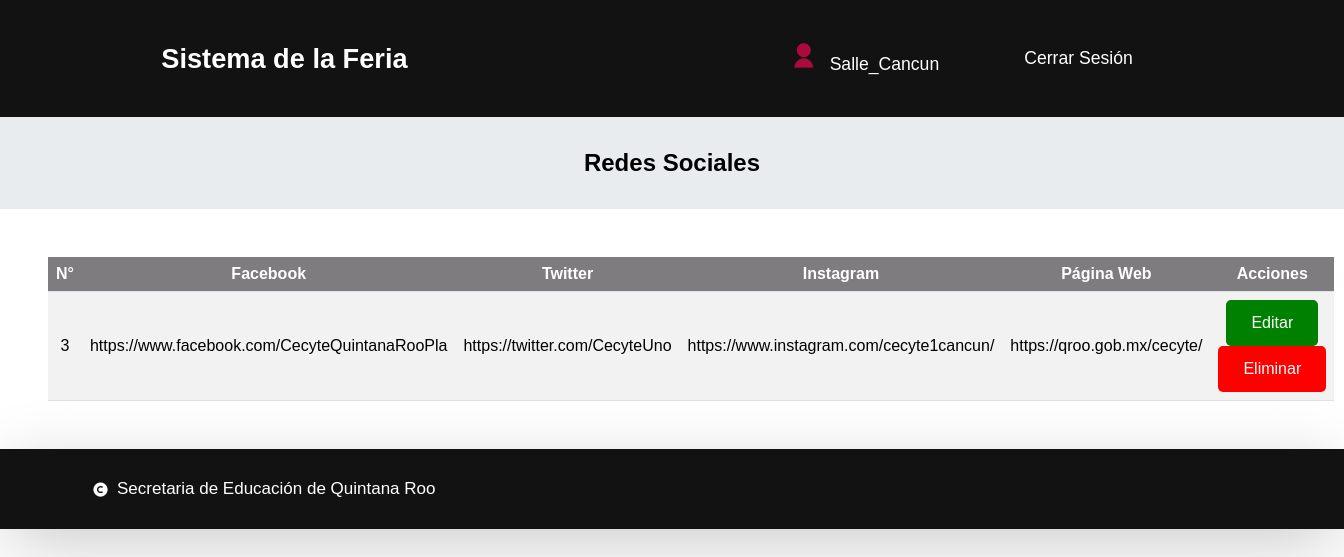
The app's page /modi_redes.php (signed in) with its own data.
### tables this page shows
CREATE TABLE `redes_sociales` (
  `id_red_social` int(11) NOT NULL,
  `facebook` varchar(80) NOT NULL,
  `twitter` varchar(80) NOT NULL,
  `instagram` varchar(80) NOT NULL,
  `tiktok` varchar(300) NOT NULL,
  `pagina_web` varchar(80) NOT NULL,
  `direccion` varchar(100) NOT NULL,
  `whatsapp` varchar(100) NOT NULL,
  `telefono` varchar(12) NOT NULL,
  `email` varchar(80) NOT NULL,
  `maps` varchar(300) NOT NULL
);

### modi_redes.php (the view, shortened to what this page needs)
<?php
    if(isset($_SESSION['id_usuario']) && isset($_SESSION['usuario'])){
?>
<!DOCTYPE html>
<html lang="en">
    <head>
        <link rel="stylesheet" href="css/crud.css">
        <link rel="stylesheet" href="css/sistema.css">
        <link href="https://cdn.jsdelivr.net/npm/remixicon@2.5.0/fonts/remixicon.css" rel="stylesheet">
        <link rel="stylesheet" href="https://unpkg.com/boxicons@latest/css/boxicons.min.css">
    </head>
    <body>
        <header>
            <div class="logo"><span>Sistema de la Feria</span></div>
            <div class="main">
                <a href="index.php" class="user"><i class="ri-user-fill"></i> <?php echo $_SESSION["usuario"]; ?></a>
                <a href="controlador/cont_sing_out.php">Cerrar Sesión</a>
            </div>
        </header>
        <div class="jumbotron">
            <h4>Redes Sociales</h4>
        </div>
        <table>
            <thead>
                <tr>
                    <th>N°</th>
                    <th>Facebook</th>
                    <th>Twitter</th>
                    <th>Instagram</th>
                    <th>Página Web</th>
                    <th>Acciones</th>
                </tr>
            </thead>
            <tbody>
                <?php
                    include 'database/conexion.php';
                    $sql_usuario = "SELECT * FROM usuarios WHERE usuario = '$_SESSION[usuario]'";
                    $resultado_usuario = mysqli_query($conexion, $sql_usuario);
                    $urow = mysqli_fetch_array($resultado_usuario);
                    $redes_id = $urow['redes_id'];
                    $consulta = "SELECT * FROM redes_sociales WHERE id_red_social = $redes_id";
                    $resultado = mysqli_query($conexion, $consulta);
                    $row = mysqli_fetch_array($resultado);
                        $id_red_social = $row['id_red_social'];
                        $facebook = $row['facebook'];
                        $twitter = $row['twitter'];
                        $instagram = $row['instagram'];
                        $pagina_web = $row['pagina_web'];
                ?>
                <tr>
                    <td><?php echo $id_red_social?></td>
                    <td><?php echo $facebook?></td>
                    <td><?php echo $twitter?></td>
                    <td><?php echo $instagram?></td>
                    <td><?php echo $pagina_web?></td>
                    <td>
                        <?php echo "<a class='green' href='controlador/cont_editar_redes.php?id=".$id_red_social."'>Editar</a>";?>
                        <?php echo "<a class='red' href='controlador/cont_eliminar_redes.php?id=".$id_red_social."' onclick='return confirmar()'>Eliminar</a>";?>
                    </td>
                </tr>
            </tbody>
        </table>
        <footer>
            <div class="foot__container">
                <div class="footer__bottom">
                    <div class="copy_right">
                        <i class='bx bxs-copyright'></i>
                        <span>Secretaria de Educación de Quintana Roo</span>
                    </div>
                </div>
            </div>
        </footer>
    </body>
</html>
<?php
    } else{
        header ("location: login.php");
        exit();
    }
?>

### css/crud.css (style rules this page uses)
table { border-collapse: collapse; width: 90%; margin: 3rem; }
table { background-color: #F3F2F3; }
table td, table th { border-bottom: 1px solid #DEE2E6; }
th,td { text-align: center; padding: 8px; }
th { background-color: #7F7C7F; color: white; }
a:link, a:visited { color: white; padding: 14px 25px; text-align: center; text-decoration: none; display: inline-block; border-radius: 5px; }
.red { background-color: red; }
.green { background-color: green; }
h1,h2,h3,h4 { text-align: center; }

### css/sistema.css (style rules this page uses)
* { padding: 0; margin: 0; box-sizing: border-box; font-family: 'Poppins', sans-serif; text-decoration: none; list-style: none; }
:root { --bg-color: #121212; --text-color: #000; --text-header: #FFF; --main-color: #AB0A3D; --secundario-color: #440412; --hover-color: #FFC845; --titulo-fondo: #E9ECEF; }
body { min-height: 100vh; color: var(--text-color); }
header { position: relative; width: 100%; top: 0; right: 0; z-index: 1000; display: flex; align-items: center; justify-content: space-between; background: var(--bg-color); padding: 28px 12%; transition: all .50s ease; color: var(--text-header); }
.jumbotron { padding: 2rem 2rem; text-align: center; margin-bottom: 2rem; background-color: var(--titulo-fondo); font-size: 1.5rem; }
.logo { display: flex; align-items: center; }
.logo span { color: var(--text-header); font-size: 1.7rem; font-weight: 600; }
.main { display: flex; align-items: center; }
.main a { margin-right: 25px; margin-left: 10px; color: var(--text-header); font-size: 1.1rem; font-weight: 500; transition: all .50s ease; text-decoration: none; }
.user { display: flex; align-items: center; }
.user i { color: var(--main-color); font-size: 28px; margin-right: 7px; }
footer { position: relative; width: 100%; background-color: var(--bg-color); box-shadow: 0 16px 70px -8px rgba(0, 0, 0, 0.25); transition: background 0.3s linear; color: var(--text-header); }
.foot__container { max-width: 1240px; padding: 30px 40px; margin: auto; }
.footer__bottom { display: flex; justify-content: space-between; align-items: center; font-size: 17px; }
.copy_right { display: flex; align-items: center; }
.copy_right span { margin-left: 8px; font-weight: 400; }

### records on screen
redes_sociales: id_red_social "3", facebook "https://www.facebook.com/CecyteQuintanaRooPla", twitter "https://twitter.com/CecyteUno", instagram "https://www.instagram.com/cecyte1cancun/", pagina_web "https://qroo.gob.mx/cecyte/"

### other values on screen
$_SESSION["usuario"] "Salle_Cancun"
